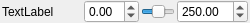
<?xml version="1.0" encoding="UTF-8"?>
<ui version="4.0">
 <class>JointWidget</class>
 <widget class="QWidget" name="JointWidget">
  <property name="geometry">
   <rect>
    <x>0</x>
    <y>0</y>
    <width>250</width>
    <height>21</height>
   </rect>
  </property>
  <property name="windowTitle">
   <string>Form</string>
  </property>
  <layout class="QHBoxLayout" name="horizontalLayout">
   <property name="spacing">
    <number>2</number>
   </property>
   <property name="leftMargin">
    <number>2</number>
   </property>
   <property name="topMargin">
    <number>0</number>
   </property>
   <property name="rightMargin">
    <number>2</number>
   </property>
   <property name="bottomMargin">
    <number>0</number>
   </property>
   <item>
    <widget class="QLabel" name="label">
     <property name="sizePolicy">
      <sizepolicy hsizetype="Fixed" vsizetype="Preferred">
       <horstretch>0</horstretch>
       <verstretch>0</verstretch>
      </sizepolicy>
     </property>
     <property name="minimumSize">
      <size>
       <width>80</width>
       <height>0</height>
      </size>
     </property>
     <property name="text">
      <string>TextLabel</string>
     </property>
    </widget>
   </item>
   <item>
    <widget class="QDoubleSpinBox" name="angleSpinBox">
     <property name="toolTip">
      <string>The desired angle.</string>
     </property>
     <property name="minimum">
      <double>-3.140000000000000</double>
     </property>
     <property name="maximum">
      <double>3.140000000000000</double>
     </property>
     <property name="singleStep">
      <double>0.010000000000000</double>
     </property>
    </widget>
   </item>
   <item>
    <widget class="QSlider" name="angleSlider">
     <property name="toolTip">
      <string>Analog control of the angle.</string>
     </property>
     <property name="minimum">
      <number>-10000</number>
     </property>
     <property name="maximum">
      <number>10000</number>
     </property>
     <property name="orientation">
      <enum>Qt::Horizontal</enum>
     </property>
    </widget>
   </item>
   <item>
    <widget class="QDoubleSpinBox" name="fmaxSpinBox">
     <property name="toolTip">
      <string>Maximum force used to achieve the desired angle.</string>
     </property>
     <property name="maximum">
      <double>9999.000000000000000</double>
     </property>
     <property name="value">
      <double>250.000000000000000</double>
     </property>
    </widget>
   </item>
  </layout>
 </widget>
 <resources/>
 <connections>
  <connection>
   <sender>angleSlider</sender>
   <signal>valueChanged(int)</signal>
   <receiver>JointWidget</receiver>
   <slot>intToAngleSpinBox(int)</slot>
   <hints>
    <hint type="sourcelabel">
     <x>183</x>
     <y>10</y>
    </hint>
    <hint type="destinationlabel">
     <x>193</x>
     <y>10</y>
    </hint>
   </hints>
  </connection>
  <connection>
   <sender>angleSpinBox</sender>
   <signal>valueChanged(double)</signal>
   <receiver>JointWidget</receiver>
   <slot>doubleToAngleSlider(double)</slot>
   <hints>
    <hint type="sourcelabel">
     <x>107</x>
     <y>9</y>
    </hint>
    <hint type="destinationlabel">
     <x>193</x>
     <y>10</y>
    </hint>
   </hints>
  </connection>
 </connections>
 <slots>
  <slot>intToAngleSpinBox(int)</slot>
  <slot>doubleToAngleSlider(double)</slot>
 </slots>
</ui>
